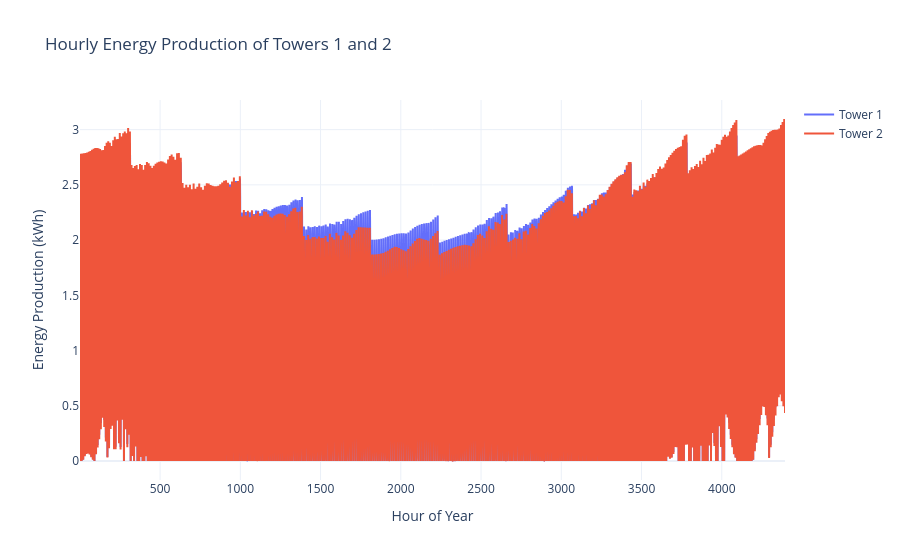

This figure's notebook cell:
### Code cell
import plotly.graph_objects as go

# Create the interactive plot
fig = go.Figure()

fig.add_trace(go.Scatter(x=hours, y=energy_production_of_tower_1, mode='lines', name='Tower 1'))
fig.add_trace(go.Scatter(x=hours, y=energy_production_of_tower_2, mode='lines', name='Tower 2'))

fig.update_layout(
    title="Hourly Energy Production of Towers 1 and 2",
    xaxis_title="Hour of Year",
    yaxis_title="Energy Production (kWh)",
    template="plotly_white"
)

fig.show()

### Figure 1 — Plotly figure (JSON) as saved in the notebook; plotly's stock layout.template omitted (floating-point values rounded to 4 significant figures; data arrays with more than 128 entries replaced by an {"elided": "..."} marker saying what was removed)
{"data": [{"mode": "lines", "name": "Tower 1", "type": "scatter", "x": {"elided": "4394 int values"}, "y": {"elided": "4394 float values"}}, {"mode": "lines", "name": "Tower 2", "type": "scatter", "x": {"elided": "4394 int values"}, "y": {"elided": "4394 float values"}}], "layout": {"autosize": true, "title": {"text": "Hourly Energy Production of Towers 1 and 2"}, "xaxis": {"autorange": true, "range": [1, 4394], "title": {"text": "Hour of Year"}, "type": "linear"}, "yaxis": {"autorange": true, "range": [-0.172, 3.268], "title": {"text": "Energy Production (kWh)"}, "type": "linear"}}}
